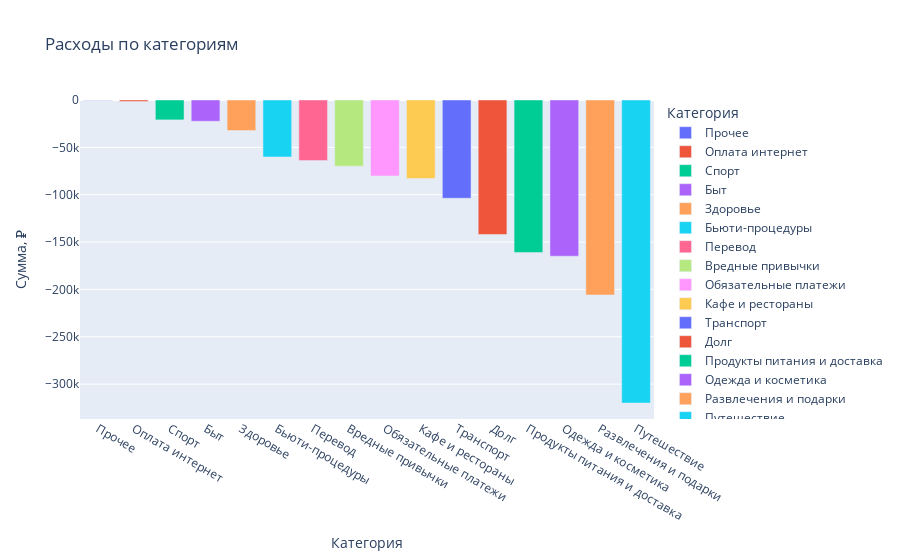

The code cell stored with this chart in its notebook:
### Code cell
import plotly.express as px
# Удаляем строки, где Категория — "Вклад" или "Пополнение"
df = df[~df["Категория"].isin(["Вклад", "Пополнение"])].reset_index(drop=True)


fig = px.bar(
    df.groupby("Категория")["Сумма в валюте операции"].sum().sort_values(ascending=False).reset_index(),
    x="Категория", y="Сумма в валюте операции",
    title="Расходы по категориям",
    labels={"Сумма в валюте операции": "Сумма, ₽"},
    color="Категория"
)
fig.show()

### Figure 1 — Plotly figure (JSON) as saved in the notebook; plotly's stock layout.template omitted (floating-point values rounded to 4 significant figures)
{"data": [{"alignmentgroup": "True", "hovertemplate": "Категория=%{x}<br>Сумма, ₽=%{y}<extra></extra>", "legendgroup": "Прочее", "marker": {"color": "#636efa", "pattern": {"shape": ""}}, "name": "Прочее", "offsetgroup": "Прочее", "orientation": "v", "showlegend": true, "textposition": "auto", "type": "bar", "x": ["Прочее"], "xaxis": "x", "y": [-304], "yaxis": "y"}, {"alignmentgroup": "True", "hovertemplate": "Категория=%{x}<br>Сумма, ₽=%{y}<extra></extra>", "legendgroup": "Оплата интернет", "marker": {"color": "#EF553B", "pattern": {"shape": ""}}, "name": "Оплата интернет", "offsetgroup": "Оплата интернет", "orientation": "v", "showlegend": true, "textposition": "auto", "type": "bar", "x": ["Оплата интернет"], "xaxis": "x", "y": [-1600], "yaxis": "y"}, {"alignmentgroup": "True", "hovertemplate": "Категория=%{x}<br>Сумма, ₽=%{y}<extra></extra>", "legendgroup": "Спорт", "marker": {"color": "#00cc96", "pattern": {"shape": ""}}, "name": "Спорт", "offsetgroup": "Спорт", "orientation": "v", "showlegend": true, "textposition": "auto", "type": "bar", "x": ["Спорт"], "xaxis": "x", "y": [-21000], "yaxis": "y"}, {"alignmentgroup": "True", "hovertemplate": "Категория=%{x}<br>Сумма, ₽=%{y}<extra></extra>", "legendgroup": "Быт", "marker": {"color": "#ab63fa", "pattern": {"shape": ""}}, "name": "Быт", "offsetgroup": "Быт", "orientation": "v", "showlegend": true, "textposition": "auto", "type": "bar", "x": ["Быт"], "xaxis": "x", "y": [-22450.0], "yaxis": "y"}, {"alignmentgroup": "True", "hovertemplate": "Категория=%{x}<br>Сумма, ₽=%{y}<extra></extra>", "legendgroup": "Здоровье", "marker": {"color": "#FFA15A", "pattern": {"shape": ""}}, "name": "Здоровье", "offsetgroup": "Здоровье", "orientation": "v", "showlegend": true, "textposition": "auto", "type": "bar", "x": ["Здоровье"], "xaxis": "x", "y": [-32240.0], "yaxis": "y"}, {"alignmentgroup": "True", "hovertemplate": "Категория=%{x}<br>Сумма, ₽=%{y}<extra></extra>", "legendgroup": "Бьюти-процедуры", "marker": {"color": "#19d3f3", "pattern": {"shape": ""}}, "name": "Бьюти-процедуры", "offsetgroup": "Бьюти-процедуры", "orientation": "v", "showlegend": true, "textposition": "auto", "type": "bar", "x": ["Бьюти-процедуры"], "xaxis": "x", "y": [-60150], "yaxis": "y"}, {"alignmentgroup": "True", "hovertemplate": "Категория=%{x}<br>Сумма, ₽=%{y}<extra></extra>", "legendgroup": "Перевод", "marker": {"color": "#FF6692", "pattern": {"shape": ""}}, "name": "Перевод", "offsetgroup": "Перевод", "orientation": "v", "showlegend": true, "textposition": "auto", "type": "bar", "x": ["Перевод"], "xaxis": "x", "y": [-63965], "yaxis": "y"}, {"alignmentgroup": "True", "hovertemplate": "Категория=%{x}<br>Сумма, ₽=%{y}<extra></extra>", "legendgroup": "Вредные привычки", "marker": {"color": "#B6E880", "pattern": {"shape": ""}}, "name": "Вредные привычки", "offsetgroup": "Вредные привычки", "orientation": "v", "showlegend": true, "textposition": "auto", "type": "bar", "x": ["Вредные привычки"], "xaxis": "x", "y": [-69840.0], "yaxis": "y"}, {"alignmentgroup": "True", "hovertemplate": "Категория=%{x}<br>Сумма, ₽=%{y}<extra></extra>", "legendgroup": "Обязательные платежи", "marker": {"color": "#FF97FF", "pattern": {"shape": ""}}, "name": "Обязательные платежи", "offsetgroup": "Обязательные платежи", "orientation": "v", "showlegend": true, "textposition": "auto", "type": "bar", "x": ["Обязательные платежи"], "xaxis": "x", "y": [-80230.0], "yaxis": "y"}, {"alignmentgroup": "True", "hovertemplate": "Категория=%{x}<br>Сумма, ₽=%{y}<extra></extra>", "legendgroup": "Кафе и рестораны", "marker": {"color": "#FECB52", "pattern": {"shape": ""}}, "name": "Кафе и рестораны", "offsetgroup": "Кафе и рестораны", "orientation": "v", "showlegend": true, "textposition": "auto", "type": "bar", "x": ["Кафе и рестораны"], "xaxis": "x", "y": [-83014], "yaxis": "y"}, {"alignmentgroup": "True", "hovertemplate": "Категория=%{x}<br>Сумма, ₽=%{y}<extra></extra>", "legendgroup": "Транспорт", "marker": {"color": "#636efa", "pattern": {"shape": ""}}, "name": "Транспорт", "offsetgroup": "Транспорт", "orientation": "v", "showlegend": true, "textposition": "auto", "type": "bar", "x": ["Транспорт"], "xaxis": "x", "y": [-103700.0], "yaxis": "y"}, {"alignmentgroup": "True", "hovertemplate": "Категория=%{x}<br>Сумма, ₽=%{y}<extra></extra>", "legendgroup": "Долг", "marker": {"color": "#EF553B", "pattern": {"shape": ""}}, "name": "Долг", "offsetgroup": "Долг", "orientation": "v", "showlegend": true, "textposition": "auto", "type": "bar", "x": ["Долг"], "xaxis": "x", "y": [-142000], "yaxis": "y"}, {"alignmentgroup": "True", "hovertemplate": "Категория=%{x}<br>Сумма, ₽=%{y}<extra></extra>", "legendgroup": "Продукты питания и доставка", "marker": {"color": "#00cc96", "pattern": {"shape": ""}}, "name": "Продукты питания и доставка", "offsetgroup": "Продукты питания и доставка", "orientation": "v", "showlegend": true, "textposition": "auto", "type": "bar", "x": ["Продукты питания и доставка"], "xaxis": "x", "y": [-161100.0], "yaxis": "y"}, {"alignmentgroup": "True", "hovertemplate": "Категория=%{x}<br>Сумма, ₽=%{y}<extra></extra>", "legendgroup": "Одежда и косметика", "marker": {"color": "#ab63fa", "pattern": {"shape": ""}}, "name": "Одежда и косметика", "offsetgroup": "Одежда и косметика", "orientation": "v", "showlegend": true, "textposition": "auto", "type": "bar", "x": ["Одежда и косметика"], "xaxis": "x", "y": [-164900.0], "yaxis": "y"}, {"alignmentgroup": "True", "hovertemplate": "Категория=%{x}<br>Сумма, ₽=%{y}<extra></extra>", "legendgroup": "Развлечения и подарки", "marker": {"color": "#FFA15A", "pattern": {"shape": ""}}, "name": "Развлечения и подарки", "offsetgroup": "Развлечения и подарки", "orientation": "v", "showlegend": true, "textposition": "auto", "type": "bar", "x": ["Развлечения и подарки"], "xaxis": "x", "y": [-205900.0], "yaxis": "y"}, {"alignmentgroup": "True", "hovertemplate": "Категория=%{x}<br>Сумма, ₽=%{y}<extra></extra>", "legendgroup": "Путешествие", "marker": {"color": "#19d3f3", "pattern": {"shape": ""}}, "name": "Путешествие", "offsetgroup": "Путешествие", "orientation": "v", "showlegend": true, "textposition": "auto", "type": "bar", "x": ["Путешествие"], "xaxis": "x", "y": [-320000], "yaxis": "y"}], "layout": {"barmode": "relative", "legend": {"title": {"text": "Категория"}, "tracegroupgap": 0}, "title": {"text": "Расходы по категориям"}, "xaxis": {"anchor": "y", "categoryarray": ["Прочее", "Оплата интернет", "Спорт", "Быт", "Здоровье", "Бьюти-процедуры", "Перевод", "Вредные привычки", "Обязательные платежи", "Кафе и рестораны", "Транспорт", "Долг", "Продукты питания и доставка", "Одежда и косметика", "Развлечения и подарки", "Путешествие"], "categoryorder": "array", "domain": [0, 1], "title": {"text": "Категория"}}, "yaxis": {"anchor": "x", "domain": [0, 1], "title": {"text": "Сумма, ₽"}}}}
